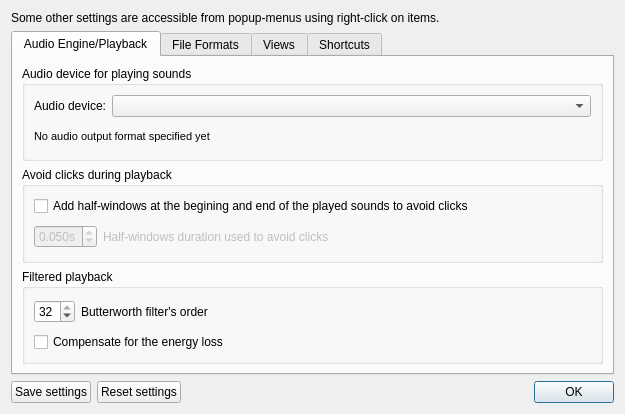
<?xml version="1.0" encoding="UTF-8"?>
<ui version="4.0">
 <class>WDialogSettings</class>
 <widget class="QDialog" name="WDialogSettings">
  <property name="geometry">
   <rect>
    <x>0</x>
    <y>0</y>
    <width>625</width>
    <height>414</height>
   </rect>
  </property>
  <property name="sizePolicy">
   <sizepolicy hsizetype="Preferred" vsizetype="Minimum">
    <horstretch>0</horstretch>
    <verstretch>0</verstretch>
   </sizepolicy>
  </property>
  <property name="windowTitle">
   <string>Dialog</string>
  </property>
  <property name="windowIcon">
   <iconset resource="../ressources.qrc">
    <normaloff>:/icons/settings.svg</normaloff>:/icons/settings.svg</iconset>
  </property>
  <layout class="QVBoxLayout" name="verticalLayout">
   <property name="sizeConstraint">
    <enum>QLayout::SetMinimumSize</enum>
   </property>
   <item>
    <widget class="QLabel" name="label_3">
     <property name="text">
      <string>&lt;html&gt;&lt;head/&gt;&lt;body&gt;&lt;p&gt;Some other settings are accessible from popup-menus using right-click on items.&lt;/p&gt;&lt;/body&gt;&lt;/html&gt;</string>
     </property>
     <property name="wordWrap">
      <bool>true</bool>
     </property>
    </widget>
   </item>
   <item>
    <widget class="QTabWidget" name="tabWidget">
     <property name="currentIndex">
      <number>0</number>
     </property>
     <widget class="QWidget" name="tabAudioEngine">
      <attribute name="title">
       <string>Audio Engine/Playback</string>
      </attribute>
      <layout class="QVBoxLayout" name="verticalLayout_7">
       <item>
        <widget class="QGroupBox" name="groupBox">
         <property name="title">
          <string>Audio device for playing sounds</string>
         </property>
         <layout class="QVBoxLayout" name="verticalLayout_2">
          <item>
           <layout class="QHBoxLayout" name="horizontalLayout">
            <item>
             <widget class="QLabel" name="label_2">
              <property name="text">
               <string>Audio device:</string>
              </property>
             </widget>
            </item>
            <item>
             <widget class="QComboBox" name="cbPlaybackAudioOutputDevices">
              <property name="sizePolicy">
               <sizepolicy hsizetype="MinimumExpanding" vsizetype="Fixed">
                <horstretch>0</horstretch>
                <verstretch>0</verstretch>
               </sizepolicy>
              </property>
             </widget>
            </item>
           </layout>
          </item>
          <item>
           <widget class="QLabel" name="lblAudioOutputDeviceFormat">
            <property name="font">
             <font>
              <pointsize>8</pointsize>
             </font>
            </property>
            <property name="text">
             <string>No audio output format specified yet</string>
            </property>
           </widget>
          </item>
         </layout>
        </widget>
       </item>
       <item>
        <widget class="QGroupBox" name="groupBox_2">
         <property name="title">
          <string>Avoid clicks during playback</string>
         </property>
         <layout class="QVBoxLayout" name="verticalLayout_5">
          <item>
           <widget class="QCheckBox" name="ckPlaybackAvoidClicksAddWindows">
            <property name="text">
             <string>Add half-windows at the begining and end of the played sounds to avoid clicks</string>
            </property>
           </widget>
          </item>
          <item>
           <layout class="QHBoxLayout" name="horizontalLayout_3">
            <item>
             <widget class="QDoubleSpinBox" name="sbPlaybackAvoidClicksWindowDuration">
              <property name="enabled">
               <bool>false</bool>
              </property>
              <property name="suffix">
               <string>s</string>
              </property>
              <property name="decimals">
               <number>3</number>
              </property>
              <property name="minimum">
               <double>0.001000000000000</double>
              </property>
              <property name="maximum">
               <double>0.500000000000000</double>
              </property>
              <property name="singleStep">
               <double>0.010000000000000</double>
              </property>
              <property name="value">
               <double>0.050000000000000</double>
              </property>
             </widget>
            </item>
            <item>
             <widget class="QLabel" name="lblAvoidClicksWindowDurationLabel">
              <property name="enabled">
               <bool>false</bool>
              </property>
              <property name="sizePolicy">
               <sizepolicy hsizetype="MinimumExpanding" vsizetype="Preferred">
                <horstretch>0</horstretch>
                <verstretch>0</verstretch>
               </sizepolicy>
              </property>
              <property name="text">
               <string>Half-windows duration used to avoid clicks</string>
              </property>
             </widget>
            </item>
           </layout>
          </item>
         </layout>
        </widget>
       </item>
       <item>
        <widget class="QGroupBox" name="groupBox_3">
         <property name="title">
          <string>Filtered playback</string>
         </property>
         <layout class="QVBoxLayout" name="verticalLayout_6">
          <item>
           <layout class="QHBoxLayout" name="horizontalLayout_4">
            <item>
             <widget class="QSpinBox" name="sbPlaybackButterworthOrder">
              <property name="minimum">
               <number>4</number>
              </property>
              <property name="maximum">
               <number>32</number>
              </property>
              <property name="singleStep">
               <number>2</number>
              </property>
              <property name="value">
               <number>32</number>
              </property>
             </widget>
            </item>
            <item>
             <widget class="QLabel" name="label_7">
              <property name="sizePolicy">
               <sizepolicy hsizetype="MinimumExpanding" vsizetype="Preferred">
                <horstretch>0</horstretch>
                <verstretch>0</verstretch>
               </sizepolicy>
              </property>
              <property name="text">
               <string>Butterworth filter's order</string>
              </property>
             </widget>
            </item>
           </layout>
          </item>
          <item>
           <widget class="QCheckBox" name="cbPlaybackFilteringCompensateEnergy">
            <property name="text">
             <string>Compensate for the energy loss</string>
            </property>
           </widget>
          </item>
         </layout>
        </widget>
       </item>
      </layout>
     </widget>
     <widget class="QWidget" name="tab_3">
      <attribute name="title">
       <string>File Formats</string>
      </attribute>
      <layout class="QVBoxLayout" name="verticalLayout_8">
       <item>
        <widget class="QGroupBox" name="groupBox_4">
         <property name="title">
          <string>Labels</string>
         </property>
         <layout class="QVBoxLayout" name="verticalLayout_3">
          <item>
           <layout class="QHBoxLayout" name="horizontalLayout_9">
            <item>
             <widget class="QComboBox" name="cbLabelDefaultTextEncoding">
              <property name="editable">
               <bool>true</bool>
              </property>
             </widget>
            </item>
            <item>
             <widget class="QLabel" name="label">
              <property name="sizePolicy">
               <sizepolicy hsizetype="MinimumExpanding" vsizetype="Preferred">
                <horstretch>0</horstretch>
                <verstretch>0</verstretch>
               </sizepolicy>
              </property>
              <property name="text">
               <string>Default text encoding</string>
              </property>
             </widget>
            </item>
           </layout>
          </item>
         </layout>
        </widget>
       </item>
       <item>
        <spacer name="verticalSpacer_2">
         <property name="orientation">
          <enum>Qt::Vertical</enum>
         </property>
         <property name="sizeHint" stdset="0">
          <size>
           <width>20</width>
           <height>213</height>
          </size>
         </property>
        </spacer>
       </item>
      </layout>
     </widget>
     <widget class="QWidget" name="tab_2">
      <attribute name="title">
       <string>Views</string>
      </attribute>
      <layout class="QVBoxLayout" name="verticalLayout_4">
       <item>
        <layout class="QHBoxLayout" name="horizontalLayout_6">
         <item>
          <widget class="QSpinBox" name="sbViewsToolBarSizes">
           <property name="minimum">
            <number>8</number>
           </property>
           <property name="maximum">
            <number>128</number>
           </property>
           <property name="value">
            <number>16</number>
           </property>
          </widget>
         </item>
         <item>
          <widget class="QLabel" name="label_4">
           <property name="sizePolicy">
            <sizepolicy hsizetype="MinimumExpanding" vsizetype="Preferred">
             <horstretch>0</horstretch>
             <verstretch>0</verstretch>
            </sizepolicy>
           </property>
           <property name="text">
            <string>Size of toolbars</string>
           </property>
          </widget>
         </item>
        </layout>
       </item>
       <item>
        <layout class="QHBoxLayout" name="horizontalLayout_8">
         <item>
          <widget class="QSpinBox" name="sbFileListItemSize">
           <property name="minimum">
            <number>4</number>
           </property>
           <property name="maximum">
            <number>64</number>
           </property>
           <property name="value">
            <number>14</number>
           </property>
          </widget>
         </item>
         <item>
          <widget class="QLabel" name="label_6">
           <property name="sizePolicy">
            <sizepolicy hsizetype="MinimumExpanding" vsizetype="Preferred">
             <horstretch>0</horstretch>
             <verstretch>0</verstretch>
            </sizepolicy>
           </property>
           <property name="text">
            <string>Size of the items in the file list</string>
           </property>
          </widget>
         </item>
        </layout>
       </item>
       <item>
        <layout class="QHBoxLayout" name="horizontalLayout_7">
         <item>
          <widget class="QSpinBox" name="sbViewsTimeDecimals">
           <property name="maximum">
            <number>18</number>
           </property>
           <property name="value">
            <number>3</number>
           </property>
          </widget>
         </item>
         <item>
          <widget class="QLabel" name="label_5">
           <property name="sizePolicy">
            <sizepolicy hsizetype="MinimumExpanding" vsizetype="Preferred">
             <horstretch>0</horstretch>
             <verstretch>0</verstretch>
            </sizepolicy>
           </property>
           <property name="text">
            <string>Number of decimals for time values</string>
           </property>
          </widget>
         </item>
        </layout>
       </item>
       <item>
        <widget class="QCheckBox" name="cbViewsShowMusicNoteNames">
         <property name="text">
          <string>Show music note names aside frequencies in Hertz</string>
         </property>
        </widget>
       </item>
       <item>
        <widget class="QCheckBox" name="cbViewsAddMarginsOnSelection">
         <property name="text">
          <string>Add margins around selections when zoom on selections</string>
         </property>
         <property name="checked">
          <bool>true</bool>
         </property>
        </widget>
       </item>
       <item>
        <spacer name="verticalSpacer">
         <property name="orientation">
          <enum>Qt::Vertical</enum>
         </property>
         <property name="sizeHint" stdset="0">
          <size>
           <width>0</width>
           <height>0</height>
          </size>
         </property>
        </spacer>
       </item>
      </layout>
     </widget>
     <widget class="QWidget" name="tab">
      <attribute name="title">
       <string>Shortcuts</string>
      </attribute>
      <layout class="QHBoxLayout" name="horizontalLayout_2">
       <item>
        <widget class="QTextBrowser" name="textBrowser">
         <property name="html">
          <string>&lt;!DOCTYPE HTML PUBLIC &quot;-//W3C//DTD HTML 4.0//EN&quot; &quot;http://www.w3.org/TR/REC-html40/strict.dtd&quot;&gt;
&lt;html&gt;&lt;head&gt;&lt;meta name=&quot;qrichtext&quot; content=&quot;1&quot; /&gt;&lt;style type=&quot;text/css&quot;&gt;
p, li { white-space: pre-wrap; }
&lt;/style&gt;&lt;/head&gt;&lt;body style=&quot; font-family:'Ubuntu'; font-size:11pt; font-weight:400; font-style:normal;&quot;&gt;
&lt;p style=&quot; margin-top:12px; margin-bottom:12px; margin-left:0px; margin-right:0px; -qt-block-indent:0; text-indent:0px;&quot;&gt;&lt;span style=&quot; font-size:10pt; font-weight:600;&quot;&gt;Files&lt;/span&gt;&lt;/p&gt;
&lt;ul style=&quot;margin-top: 0px; margin-bottom: 0px; margin-left: 0px; margin-right: 0px; -qt-list-indent: 1;&quot;&gt;&lt;li style=&quot; font-size:10pt;&quot; style=&quot; margin-top:12px; margin-bottom:12px; margin-left:0px; margin-right:0px; -qt-block-indent:0; text-indent:0px;&quot;&gt;Ctrl+o : Open file(s)&lt;/li&gt;
&lt;li style=&quot; font-size:10pt;&quot; style=&quot; margin-top:12px; margin-bottom:12px; margin-left:0px; margin-right:0px; -qt-block-indent:0; text-indent:0px;&quot;&gt;Ctrl+w : Close the selected file(s)&lt;/li&gt;&lt;/ul&gt;
&lt;p style=&quot; margin-top:12px; margin-bottom:12px; margin-left:0px; margin-right:0px; -qt-block-indent:0; text-indent:0px;&quot;&gt;&lt;span style=&quot; font-size:10pt; font-weight:600;&quot;&gt;Views: zoom and scrolling&lt;/span&gt;&lt;/p&gt;
&lt;ul style=&quot;margin-top: 0px; margin-bottom: 0px; margin-left: 0px; margin-right: 0px; -qt-list-indent: 1;&quot;&gt;&lt;li style=&quot; font-size:10pt;&quot; style=&quot; margin-top:12px; margin-bottom:12px; margin-left:0px; margin-right:0px; -qt-block-indent:0; text-indent:0px;&quot;&gt;Wheel : Zoom in and out.&lt;/li&gt;
&lt;li style=&quot; font-size:10pt;&quot; style=&quot; margin-top:12px; margin-bottom:12px; margin-left:0px; margin-right:0px; -qt-block-indent:0; text-indent:0px;&quot;&gt;Shift + Right-click : Zoom while keeping the point under the mouse anchored.&lt;/li&gt;&lt;/ul&gt;
&lt;ul style=&quot;margin-top: 0px; margin-bottom: 0px; margin-left: 0px; margin-right: 0px; -qt-list-indent: 1;&quot;&gt;&lt;li style=&quot; font-size:10pt;&quot; style=&quot; margin-top:12px; margin-bottom:12px; margin-left:0px; margin-right:0px; -qt-block-indent:0; text-indent:0px;&quot;&gt;Shift + Wheel : Scroll the view (in the waveform's view only)&lt;/li&gt;&lt;/ul&gt;
&lt;p style=&quot; margin-top:12px; margin-bottom:12px; margin-left:0px; margin-right:0px; -qt-block-indent:0; text-indent:0px;&quot;&gt;&lt;span style=&quot; font-size:10pt; font-weight:600;&quot;&gt;Selection&lt;/span&gt;&lt;/p&gt;
&lt;ul style=&quot;margin-top: 0px; margin-bottom: 0px; margin-left: 0px; margin-right: 0px; -qt-list-indent: 1;&quot;&gt;&lt;li style=&quot; font-size:10pt;&quot; style=&quot; margin-top:12px; margin-bottom:12px; margin-left:0px; margin-right:0px; -qt-block-indent:0; text-indent:0px;&quot;&gt;Hold Left-click : Create a selection.&lt;/li&gt;
&lt;li style=&quot; font-size:10pt;&quot; style=&quot; margin-top:12px; margin-bottom:12px; margin-left:0px; margin-right:0px; -qt-block-indent:0; text-indent:0px;&quot;&gt;Ctrl + Left-click : Scroll the selection.&lt;/li&gt;
&lt;li style=&quot; font-size:10pt;&quot; style=&quot; margin-top:12px; margin-bottom:12px; margin-left:0px; margin-right:0px; -qt-block-indent:0; text-indent:0px;&quot;&gt;In the waveform view: Ctrl + Right-click : Stretch the selection width from its center.&lt;/li&gt;
&lt;li style=&quot; font-size:10pt;&quot; style=&quot; margin-top:12px; margin-bottom:12px; margin-left:0px; margin-right:0px; -qt-block-indent:0; text-indent:0px;&quot;&gt;In phase view: Ctrl+Shift + Left-click : Scroll the selection of the waveform.&lt;/li&gt;&lt;/ul&gt;
&lt;p style=&quot; margin-top:12px; margin-bottom:12px; margin-left:0px; margin-right:0px; -qt-block-indent:0; text-indent:0px;&quot;&gt;&lt;span style=&quot; font-size:10pt; font-weight:600;&quot;&gt;Playback&lt;/span&gt;&lt;/p&gt;
&lt;ul style=&quot;margin-top: 0px; margin-bottom: 0px; margin-left: 0px; margin-right: 0px; -qt-list-indent: 1;&quot;&gt;&lt;li style=&quot; font-size:10pt;&quot; style=&quot; margin-top:12px; margin-bottom:12px; margin-left:0px; margin-right:0px; -qt-block-indent:0; text-indent:0px;&quot;&gt;Space : Play from the play cursor or the current selection of the selected file.&lt;/li&gt;
&lt;li style=&quot; font-size:10pt;&quot; style=&quot; margin-top:12px; margin-bottom:12px; margin-left:0px; margin-right:0px; -qt-block-indent:0; text-indent:0px;&quot;&gt;Ctrl + Space : Play current selection while filtering the sound according to the spectral selection.&lt;br /&gt;The filtered time section then becomes redish in order to inform that the waveform has been temporarily altered.&lt;br /&gt;Playing the sound by pressing the Space bar again will restore the original waveform.&lt;/li&gt;&lt;/ul&gt;
&lt;p style=&quot;-qt-paragraph-type:empty; margin-top:12px; margin-bottom:12px; margin-left:0px; margin-right:0px; -qt-block-indent:0; text-indent:0px; font-family:'MS Shell Dlg 2'; font-size:10pt;&quot;&gt;&lt;br /&gt;&lt;/p&gt;&lt;/body&gt;&lt;/html&gt;</string>
         </property>
        </widget>
       </item>
      </layout>
     </widget>
    </widget>
   </item>
   <item>
    <layout class="QHBoxLayout" name="horizontalLayout_5">
     <item>
      <widget class="QPushButton" name="btnSettingsSave">
       <property name="toolTip">
        <string>Save current settings (general settings and all views' settings)</string>
       </property>
       <property name="statusTip">
        <string>Save current settings (general settings and all views' settings)</string>
       </property>
       <property name="text">
        <string>Save settings</string>
       </property>
      </widget>
     </item>
     <item>
      <widget class="QPushButton" name="btnSettingsClear">
       <property name="toolTip">
        <string>Reset settings to factory values (general settings and all views' settings)</string>
       </property>
       <property name="statusTip">
        <string>Reset settings to factory values (general settings and all views' settings)</string>
       </property>
       <property name="text">
        <string>Reset settings</string>
       </property>
      </widget>
     </item>
     <item>
      <spacer name="horizontalSpacer_2">
       <property name="orientation">
        <enum>Qt::Horizontal</enum>
       </property>
       <property name="sizeHint" stdset="0">
        <size>
         <width>40</width>
         <height>20</height>
        </size>
       </property>
      </spacer>
     </item>
     <item>
      <widget class="QDialogButtonBox" name="buttonBox">
       <property name="orientation">
        <enum>Qt::Horizontal</enum>
       </property>
       <property name="standardButtons">
        <set>QDialogButtonBox::Ok</set>
       </property>
      </widget>
     </item>
    </layout>
   </item>
  </layout>
 </widget>
 <resources>
  <include location="../ressources.qrc"/>
 </resources>
 <connections>
  <connection>
   <sender>buttonBox</sender>
   <signal>accepted()</signal>
   <receiver>WDialogSettings</receiver>
   <slot>accept()</slot>
   <hints>
    <hint type="sourcelabel">
     <x>248</x>
     <y>254</y>
    </hint>
    <hint type="destinationlabel">
     <x>157</x>
     <y>274</y>
    </hint>
   </hints>
  </connection>
  <connection>
   <sender>buttonBox</sender>
   <signal>rejected()</signal>
   <receiver>WDialogSettings</receiver>
   <slot>reject()</slot>
   <hints>
    <hint type="sourcelabel">
     <x>316</x>
     <y>260</y>
    </hint>
    <hint type="destinationlabel">
     <x>286</x>
     <y>274</y>
    </hint>
   </hints>
  </connection>
 </connections>
</ui>
